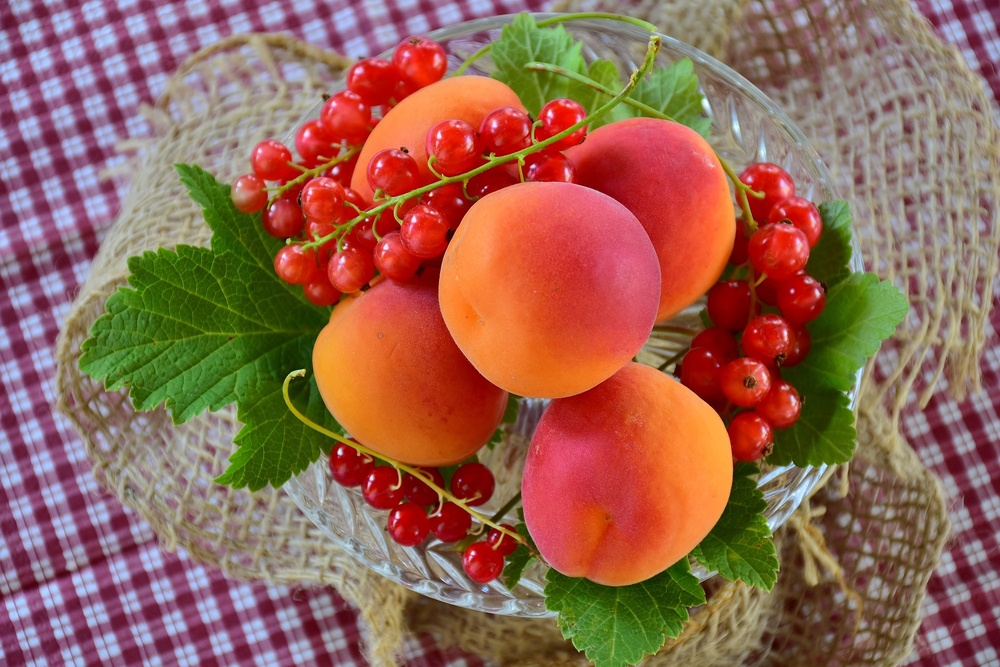
%> input picture apricots-2444808_1920.jpg, 1000 x 667 px, shrunk from 1920 x 1280 before the run
$ octave HistogramEq2.m   (GNU Octave 9; MATLAB toolbox functions it lacks are replaced by stand-ins)
%> lines starting %> are read from the running program, lines starting %| are printed output that depends on the picture
img = imread('apricots-2444808_1920.jpg');
%> img is the input picture: size 667x1000x3 uint8; mean R, G, B 148.8, 101.1, 83.7
imhist(img(:,:,1));
axis tight;
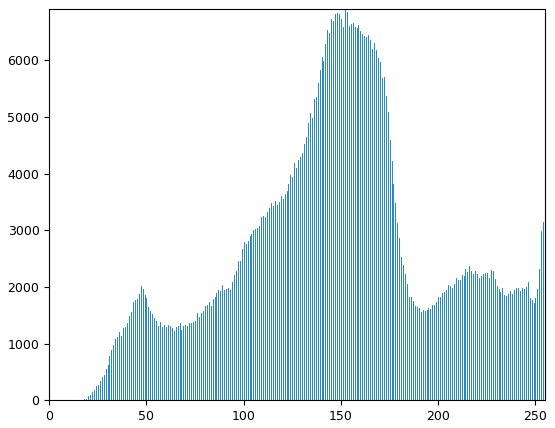
%> figure redrawn from the program's plot data; highest point at x = 152, y = 6907
imhist(img(:,:,2));
axis tight;
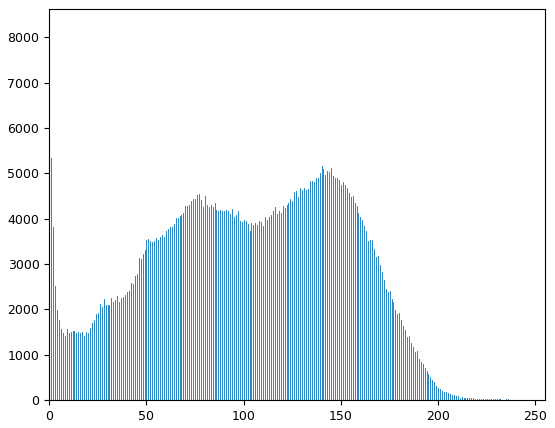
%> figure redrawn from the program's plot data; highest point at x = 0, y = 8625
imhist(img(:,:,3));
axis tight;
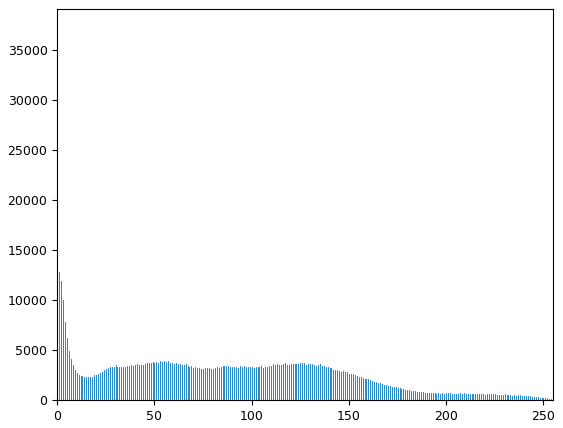
%> figure redrawn from the program's plot data; highest point at x = 0, y = 39103
subplot(2,2,1), imshow(img), title('Original Image');
subplot(2,2,2), imshow(red_channel), title('Red Channel');
%> (this line was passed over: red_channel is not available in this run)
subplot(2,2,3), imshow(green_channel), title('Green Channel');
%> (this line was passed over: green_channel is not available in this run)
subplot(2,2,4), imshow(blue_channel), title('Blue Channel');
%> (this line was passed over: blue_channel is not available in this run)

$ run again, with apricots-2523272_1920.jpg copied over apricots-2444808_1920.jpg
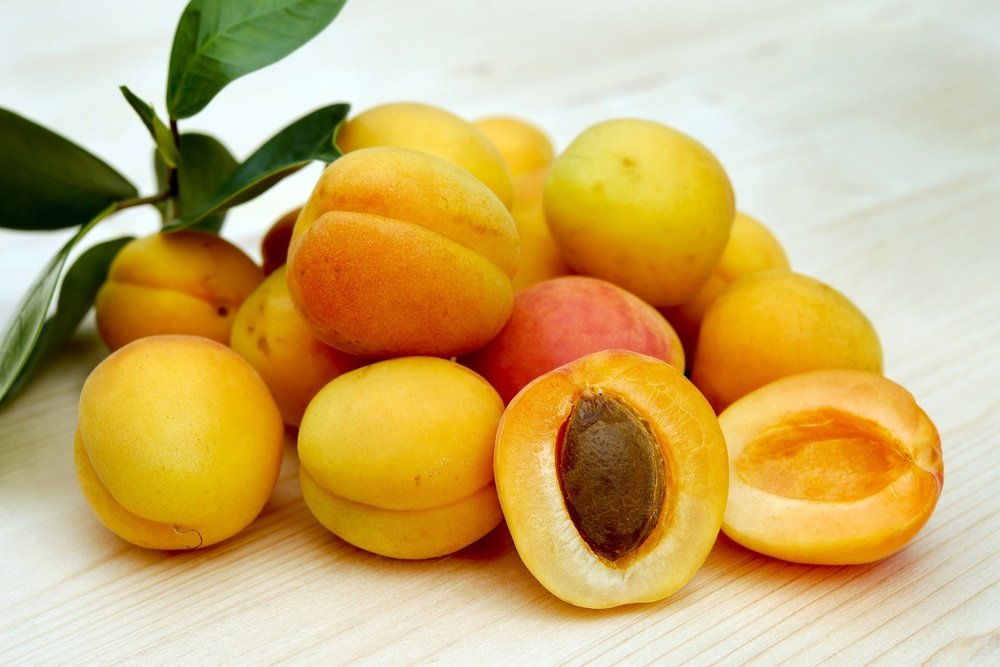
%> input picture apricots-2523272_1920.jpg, 1000 x 667 px, shrunk from 1920 x 1280 before the run
%> img is the input picture: size 667x1000x3 uint8; mean R, G, B 203.8, 175.3, 110.7
%> `axis tight;`:
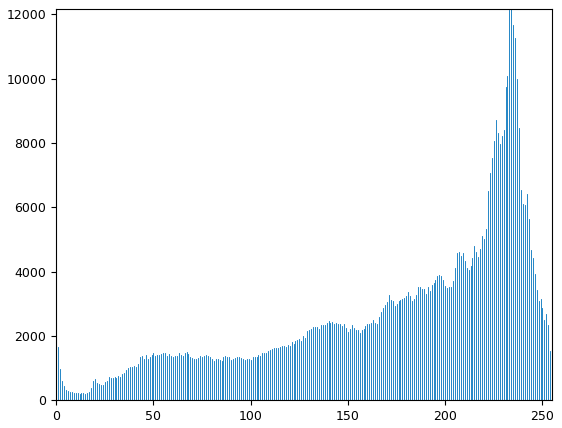
%> figure redrawn from the program's plot data; highest point at x = 234, y = 12161
%> `axis tight;`:
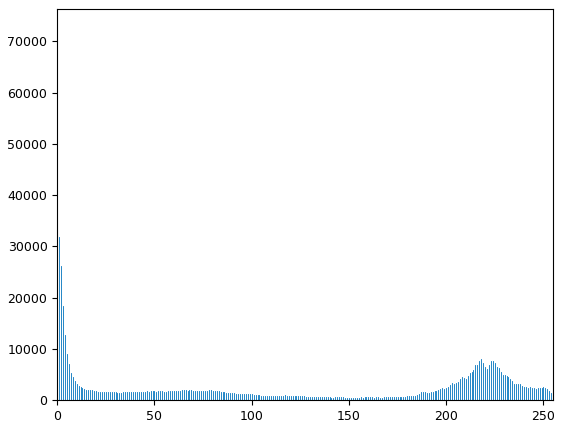
%> figure redrawn from the program's plot data; highest point at x = 0, y = 76296

$ run again, with images(7).jpg copied over apricots-2444808_1920.jpg
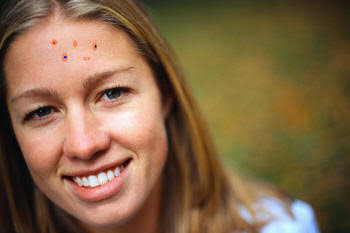
%> input picture images(7).jpg, 350 x 233 px
%> img is the input picture: size 233x350x3 uint8; mean R, G, B 129.4, 101.2, 70.5
%> `axis tight;`:
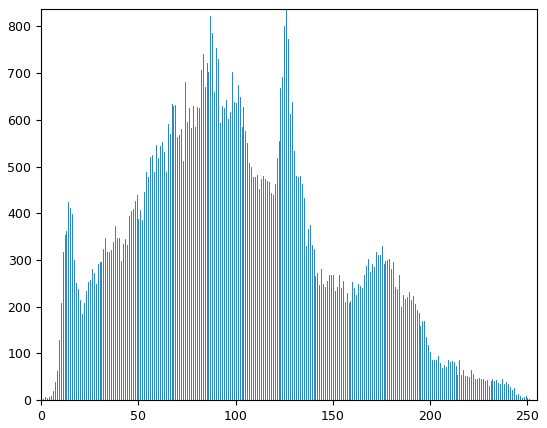
%> figure redrawn from the program's plot data; highest point at x = 126, y = 837
%> `axis tight;`:
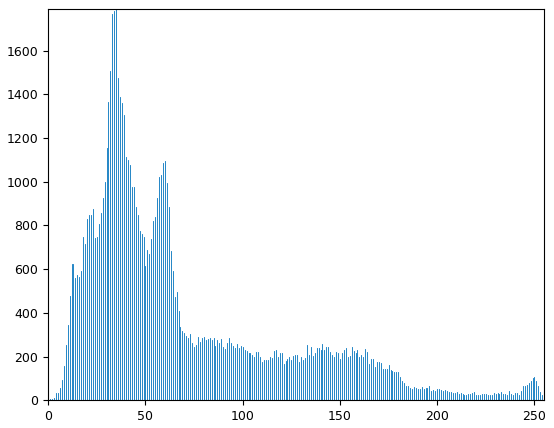
%> figure redrawn from the program's plot data; highest point at x = 35, y = 1791
